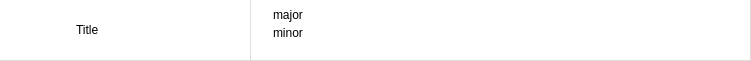
<?xml version="1.0" encoding="UTF-8"?>
<ui version="4.0">
 <class>InfoWidget</class>
 <widget class="QWidget" name="InfoWidget">
  <property name="geometry">
   <rect>
    <x>0</x>
    <y>0</y>
    <width>751</width>
    <height>61</height>
   </rect>
  </property>
  <property name="sizePolicy">
   <sizepolicy hsizetype="Preferred" vsizetype="Expanding">
    <horstretch>0</horstretch>
    <verstretch>0</verstretch>
   </sizepolicy>
  </property>
  <property name="minimumSize">
   <size>
    <width>0</width>
    <height>61</height>
   </size>
  </property>
  <property name="windowTitle">
   <string>InfoWidget</string>
  </property>
  <property name="autoFillBackground">
   <bool>false</bool>
  </property>
  <property name="styleSheet">
   <string notr="true">QWidget {
	background-color: #fff;
}

QWidget#mainWidget
{
	border: 1px solid #ddd;
}

QLabel#verticalLine
{
	background-color: #ddd;
}

QWidget#majorText {
	font-size: 14px;
	color: #444;
}

QWidget#minorText {
	font-size: 12px;
	color: #828282;
}

QWidget#titleText {
	font-size: 16px;
	color: #54abe7;
}

QLabel#openArrowLabel
{
	border-image: url(:/arrow.png) 0 0 0 0 stretch stretch;
}</string>
  </property>
  <layout class="QVBoxLayout" name="verticalLayout_3">
   <property name="spacing">
    <number>0</number>
   </property>
   <property name="leftMargin">
    <number>0</number>
   </property>
   <property name="topMargin">
    <number>0</number>
   </property>
   <property name="rightMargin">
    <number>0</number>
   </property>
   <property name="bottomMargin">
    <number>0</number>
   </property>
   <item>
    <widget class="QWidget" name="mainWidget" native="true">
     <property name="enabled">
      <bool>true</bool>
     </property>
     <layout class="QHBoxLayout" name="horizontalLayout_2" stretch="1,0,2">
      <property name="spacing">
       <number>0</number>
      </property>
      <property name="leftMargin">
       <number>0</number>
      </property>
      <property name="topMargin">
       <number>0</number>
      </property>
      <property name="rightMargin">
       <number>1</number>
      </property>
      <property name="bottomMargin">
       <number>1</number>
      </property>
      <item>
       <widget class="QWidget" name="iconPanel" native="true">
        <property name="sizePolicy">
         <sizepolicy hsizetype="Preferred" vsizetype="Expanding">
          <horstretch>0</horstretch>
          <verstretch>0</verstretch>
         </sizepolicy>
        </property>
        <layout class="QVBoxLayout" name="verticalLayout_4">
         <property name="spacing">
          <number>0</number>
         </property>
         <property name="leftMargin">
          <number>0</number>
         </property>
         <property name="topMargin">
          <number>0</number>
         </property>
         <property name="rightMargin">
          <number>0</number>
         </property>
         <property name="bottomMargin">
          <number>0</number>
         </property>
         <item>
          <layout class="QHBoxLayout" name="horizontalLayout">
           <property name="spacing">
            <number>20</number>
           </property>
           <property name="leftMargin">
            <number>16</number>
           </property>
           <item>
            <widget class="QLabel" name="titleIcon">
             <property name="minimumSize">
              <size>
               <width>40</width>
               <height>40</height>
              </size>
             </property>
             <property name="maximumSize">
              <size>
               <width>40</width>
               <height>40</height>
              </size>
             </property>
             <property name="text">
              <string/>
             </property>
            </widget>
           </item>
           <item>
            <widget class="QLabel" name="titleLabel">
             <property name="text">
              <string>Title</string>
             </property>
            </widget>
           </item>
          </layout>
         </item>
        </layout>
       </widget>
      </item>
      <item>
       <widget class="QLabel" name="verticalLine">
        <property name="minimumSize">
         <size>
          <width>1</width>
          <height>0</height>
         </size>
        </property>
        <property name="maximumSize">
         <size>
          <width>1</width>
          <height>16777215</height>
         </size>
        </property>
        <property name="text">
         <string/>
        </property>
       </widget>
      </item>
      <item>
       <widget class="QWidget" name="infoPanel" native="true">
        <property name="sizePolicy">
         <sizepolicy hsizetype="Preferred" vsizetype="Expanding">
          <horstretch>0</horstretch>
          <verstretch>0</verstretch>
         </sizepolicy>
        </property>
        <layout class="QHBoxLayout" name="horizontalLayout_4">
         <property name="spacing">
          <number>10</number>
         </property>
         <property name="leftMargin">
          <number>0</number>
         </property>
         <property name="topMargin">
          <number>0</number>
         </property>
         <property name="rightMargin">
          <number>8</number>
         </property>
         <property name="bottomMargin">
          <number>0</number>
         </property>
         <item>
          <widget class="QWidget" name="infoWidget" native="true">
           <property name="sizePolicy">
            <sizepolicy hsizetype="Preferred" vsizetype="Expanding">
             <horstretch>0</horstretch>
             <verstretch>0</verstretch>
            </sizepolicy>
           </property>
           <layout class="QVBoxLayout" name="verticalLayout" stretch="0,0,0">
            <property name="spacing">
             <number>4</number>
            </property>
            <property name="leftMargin">
             <number>22</number>
            </property>
            <property name="topMargin">
             <number>8</number>
            </property>
            <property name="rightMargin">
             <number>0</number>
            </property>
            <property name="bottomMargin">
             <number>6</number>
            </property>
            <item>
             <widget class="QLabel" name="majorLabel">
              <property name="text">
               <string>major</string>
              </property>
             </widget>
            </item>
            <item>
             <widget class="QLabel" name="minorLabel">
              <property name="text">
               <string>minor</string>
              </property>
             </widget>
            </item>
            <item>
             <widget class="QWidget" name="gadgetWidget" native="true">
              <property name="sizePolicy">
               <sizepolicy hsizetype="Preferred" vsizetype="Expanding">
                <horstretch>0</horstretch>
                <verstretch>0</verstretch>
               </sizepolicy>
              </property>
              <property name="minimumSize">
               <size>
                <width>0</width>
                <height>0</height>
               </size>
              </property>
              <layout class="QVBoxLayout" name="verticalLayout_6">
               <property name="spacing">
                <number>0</number>
               </property>
               <property name="leftMargin">
                <number>0</number>
               </property>
               <property name="topMargin">
                <number>0</number>
               </property>
               <property name="rightMargin">
                <number>0</number>
               </property>
               <property name="bottomMargin">
                <number>0</number>
               </property>
              </layout>
             </widget>
            </item>
           </layout>
          </widget>
         </item>
         <item>
          <widget class="QLabel" name="openArrowLabel">
           <property name="minimumSize">
            <size>
             <width>22</width>
             <height>22</height>
            </size>
           </property>
           <property name="maximumSize">
            <size>
             <width>22</width>
             <height>22</height>
            </size>
           </property>
           <property name="text">
            <string/>
           </property>
           <property name="alignment">
            <set>Qt::AlignCenter</set>
           </property>
          </widget>
         </item>
        </layout>
       </widget>
      </item>
     </layout>
    </widget>
   </item>
  </layout>
 </widget>
 <layoutdefault spacing="6" margin="11"/>
 <resources>
  <include location="resources.qrc"/>
 </resources>
 <connections/>
</ui>
